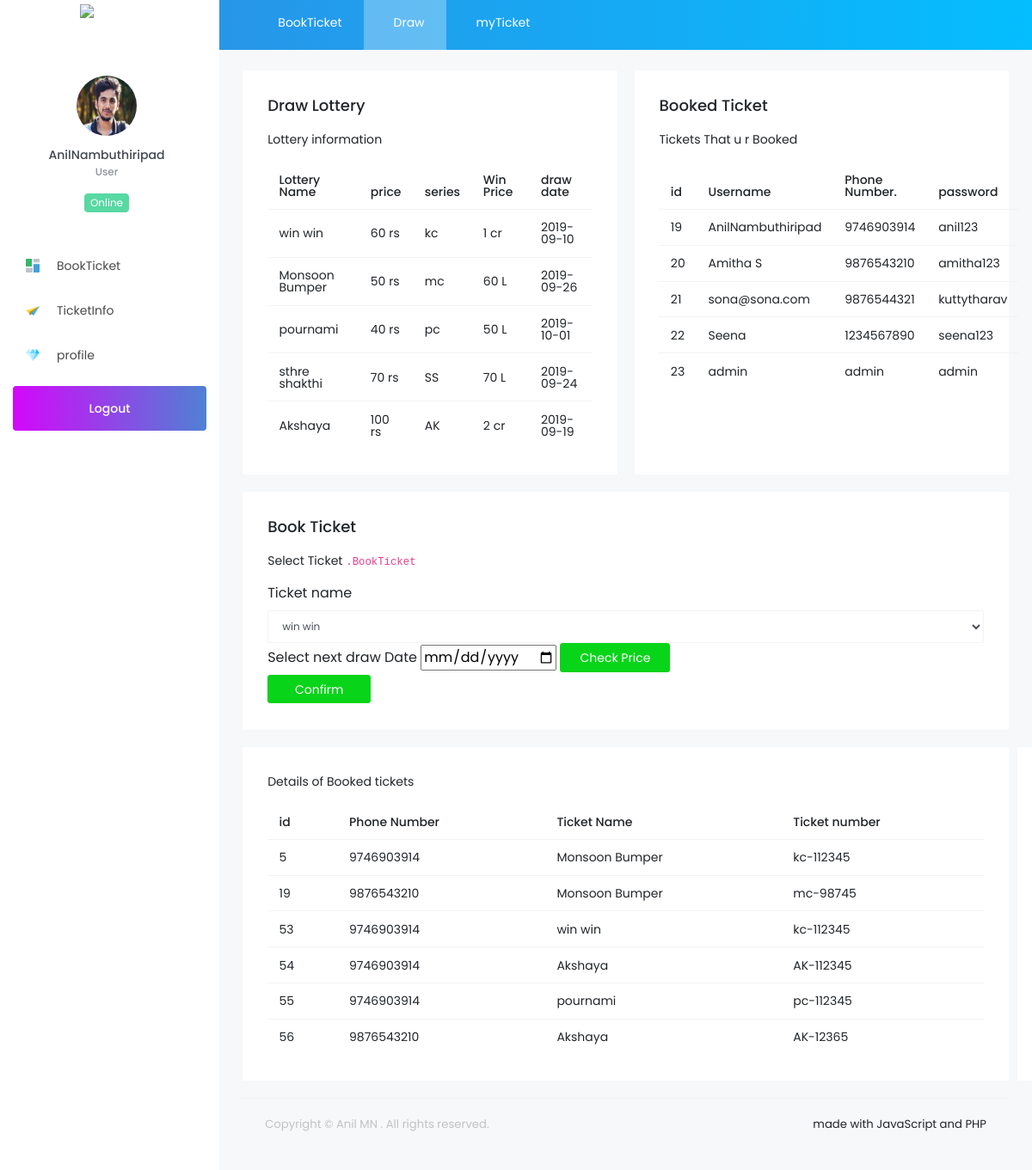
The page /admin.php (signed in) on the database its author committed.
### tables this page shows
CREATE TABLE `user` (
  `id` int(11) NOT NULL,
  `username` varchar(54) NOT NULL,
  `number` varchar(12) NOT NULL,
  `password` varchar(54) NOT NULL
);

CREATE TABLE `draw` (
  `id` int(11) NOT NULL,
  `name` varchar(25) NOT NULL,
  `price` varchar(6) NOT NULL,
  `series` varchar(5) NOT NULL,
  `win price` varchar(11) NOT NULL,
  `date` date NOT NULL,
  `Lwintc` varchar(25) NOT NULL
);

CREATE TABLE `book` (
  `id` int(11) NOT NULL,
  `phno` varchar(30) NOT NULL,
  `tcname` varchar(30) NOT NULL,
  `number` varchar(20) NOT NULL
);

### admin.php (the view, shortened to what this page needs)
<?php
 if(!isset($_SESSION['username'])){
	header('location:index.html');
 }
 else{
   $number=$_SESSION['username'];
 }
?>
<!DOCTYPE html>
<html lang="en">
<head>
  <link rel="stylesheet" href="node_modules/mdi/css/materialdesignicons.min.css">
  <link rel="stylesheet" href="node_modules/simple-line-icons/css/simple-line-icons.css">
  <link rel="stylesheet" href="css/style.css">
</head>
<body >
  <div class="container-scroller">
    <nav class="navbar col-lg-12 col-12 p-0 fixed-top d-flex flex-row">
      <div class="text-center navbar-brand-wrapper d-flex align-items-top justify-content-center">
        <a class="navbar-brand brand-logo" href="../../index.html"><img src="images/logo.svg" alt="logo"/></a>
      </div>
      <div class="navbar-menu-wrapper d-flex align-items-center">
        <ul class="navbar-nav navbar-nav-left header-links d-none d-md-flex">
          <li class="nav-item">
            <a href="#book" class="nav-link"><i class="mdi mdi-image-filter"></i>BookTicket</a>
          </li>
          <li class="nav-item active">
            <a href="#draw" class="nav-link"><i class="mdi mdi-email-outline"></i>Draw</a>
          </li>
          <li class="nav-item">
            <a href="#tick" class="nav-link"><i class="mdi mdi-calendar"></i>myTicket</a>
          </li>
        </ul>
      </div>
    </nav>
    <div class="container-fluid page-body-wrapper">
      <nav class="sidebar sidebar-offcanvas" id="sidebar">
        <ul class="nav">
          <li class="nav-item nav-profile">
            <div class="nav-link">
               <?php
               include('php/conn.php');
              $query = mysqli_query($con, "SELECT `username` FROM `user` where `number` = '$number' ");
              while ($row=mysqli_fetch_row($query))
             {
                echo "<div class='profile-image'> <img src='images/". $row[0].".jpg' alt='image'/> <span class='online-status online'></span> </div>" ;
             }
              ?>
              <div class="profile-name">
                <?php
            include('php/conn.php');
            $query = mysqli_query($con, "SELECT `username` FROM `user` where `number` = '$number' ");
           while ($row=mysqli_fetch_row($query))
          {
             echo '<p class="name">'. $row[0].'</p>';
          }
?>
                <p class="designation">User</p>
                <div class="badge badge-teal mx-auto mt-3">Online</div>
              </div>
            </div>
          </li>
          <li class="nav-item"><a class="nav-link" href="../../index.html"><img class="menu-icon" src="images/menu_icons/01.png" alt="menu icon"><span class="menu-title">BookTicket</span></a></li>
          <li class="nav-item"><a class="nav-link" href="../../pages/widgets.html"><img class="menu-icon" src="images/menu_icons/02.png" alt="menu icon"><span class="menu-title">TicketInfo</span></a></li>
          <li class="nav-item"><a class="nav-link" href="../../pages/ui-features/buttons.html"><img class="menu-icon" src="images/menu_icons/03.png" alt="menu icon"><span class="menu-title">profile</span></a></li>
          <li class="nav-item purchase-button"><a class="nav-link" href="php/logout.php" target="_blank">Logout</a></li>
        </ul>
      </nav>
      <div class="main-panel" id='book'>
        <div class="content-wrapper">
          <div class="row">
            <div class="col-lg-6 grid-margin stretch-card">
              <div class="card">
                <div class="card-body">
                  <h4 class="card-title">Draw Lottery</h4>
                  <p class="card-description">
                    Lottery information <code></code>
                  </p>
                  <?php
				           include('php/conn.php');
                   $query = mysqli_query($con, "SELECT * FROM `draw`");
                  ?>
                  <table class="table">
                    <thead>
                      <tr>
                        <th>Lottery Name</th>
                        <th id='price'> price</th>
                        <th>series</th>
                        <th>Win Price</th>
                        <th>draw date</th>
                      </tr>
                    </thead>
                    <tbody>
                    <?php
                    while($row = mysqli_fetch_array($query))
                 {
                 echo "<tr><td>".$row['name']."</td><td>".$row['price']."</td><td>".$row['series']."</td><td>".$row['win price']."</td><td>".$row['date']."</td></tr>";
                  }?>
                    </tbody>
                  </table>
                </div>
              </div>
            </div>
            <div class="col-lg-6 grid-margin stretch-card">
              <div class="card">
                <div class="card-body">
                  <h4 class="card-title">Booked Ticket</h4>
                  <p class="card-description">
                    Tickets That u r Booked <code></code>
                  </p>
                  <?php
				  include('php/conn.php');
                   $query = mysqli_query($con, "SELECT * FROM `user`");
                  ?>
                 <table class="table">
                    <thead>
                      <tr>
                      <th>id</th>
                        <th>Username</th>
                        <th>Phone Number.</th>
                        <th>password</th>
                      </tr>
                    </thead>
                    <?php
                   while($row = mysqli_fetch_array($query))
                 {
                 echo "<tr><td>".$row['id']."</td><td>".$row['username']."</td><td>".$row['number']."</td><td>".$row['password']."</td></tr>";
                  }?>
                  </table>
                </div>
              </div>
            </div>
            <div class="col-lg-12 grid-margin stretch-card">
              <div class="card">
              <form action='php/update.php' method='POST'>
                <div class="card-body">
                  <h4 class="card-title">Book Ticket</h4>
                  <p class="card-description">
                   Select Ticket <code>.BookTicket</code>
                  </p>
                  <?php
				           include('php/conn.php');
                   $query = mysqli_query($con, "SELECT * FROM `draw`");
                  ?>
                  <label for="exampleInputEmail1">Ticket name</label>
                  <select id='ticket'   name='tcname' class='form-control' aria-placeholder='ticket type'>
                  <?php
                  while($row = mysqli_fetch_array($query))
                 {
                 echo "<option>".$row['name']."</option>" ;
                  }?>
                   </select>
                   <label for="exampleInputEmail1">Select next draw Date</label>
                  <input type='date' name='tcnumber' id='tnum'>
                  <button type="submit"  name='check'  class="btn btn-success btn-fw">Check Price</button><br>
                  <button type="submit" name='confirm'  class="btn btn-success btn-fw" >Confirm</button>
                </form>
                </div>
              </div>
            </div>
            <div class="col-lg-12 grid-margin stretch-card">
              <div class="card" id='mytic' >
                <div class="card-body"   >
                <p class="card-description">
                    Details of Booked tickets <code></code>
                  </p>
                  <?php
				  include('php/conn.php');
                  $query = mysqli_query($con, "SELECT * FROM `book`");
                  ?>
                  <table class="table">
                    <thead>
                      <tr>
                      <th>id</th>
                        <th >Phone Number</th>
                        <th>Ticket Name</th>
                        <th>Ticket number</th>
                      </tr>
                    </thead>
                    <?php
                   while($row = mysqli_fetch_array($query))
                 {
                 echo "<tr><td>".$row['id']."</td><td>".$row['phno']."</td><td>".$row['tcname']."</td ><td>".$row['number']."</td></tr>";
                  }?>
                  </table>
              </div>
            </div>
            <div class="col-lg-12 stretch-card">
              <div class="card">
                <div class="card-body">
                </div>
              </div>
            </div>
          </div>
        </div>
        <footer class="footer">
          <div class="container-fluid clearfix">
            <span class="text-muted d-block text-center text-sm-left d-sm-inline-block">Copyright © Anil MN <a href="http://www.bootstrapdash.com/" target="_blank"></a>. All rights reserved.</span>
            <span class="float-none float-sm-right d-block mt-1 mt-sm-0 text-center">made with JavaScript and PHP <i class="mdi mdi-heart text-danger"></i></span>
          </div>
        </footer>
      </div>
    </div>
  </div>
</body>
</html>

### rows shown on the page
user: username (picture), username "AnilNambuthiripad", id "19", number "9746903914", password "anil123"
draw: name "win win", price "60 rs", series "kc", win price "1 cr", date "2019-09-10"
draw: name "Monsoon Bumper", price "50 rs", series "mc", win price "60 L", date "2019-09-26"
draw: name "pournami", price "40 rs", series "pc", win price "50 L", date "2019-10-01"
draw: name "sthre shakthi", price "70 rs", series "SS", win price "70 L", date "2019-09-24"
draw: name "Akshaya", price "100 rs", series "AK", win price "2 cr", date "2019-09-19"
user: id "20", username "Amitha S", number "9876543210", password "amitha123"
user: id "21", username "sona@sona.com", number "9876544321", password "kuttytharav"
user: id "22", username "Seena", number "1234567890", password "seena123"
user: id "23", username "admin", number "admin", password "admin"
book: id "5", phno "9746903914", tcname "Monsoon Bumper", number "kc-112345"
book: id "19", phno "9876543210", tcname "Monsoon Bumper", number "mc-98745"
book: id "53", phno "9746903914", tcname "win win", number "kc-112345"
book: id "54", phno "9746903914", tcname "Akshaya", number "AK-112345"
book: id "55", phno "9746903914", tcname "pournami", number "pc-112345"
book: id "56", phno "9876543210", tcname "Akshaya", number "AK-12365"

### other values the page prints
form field tcname "win win"
